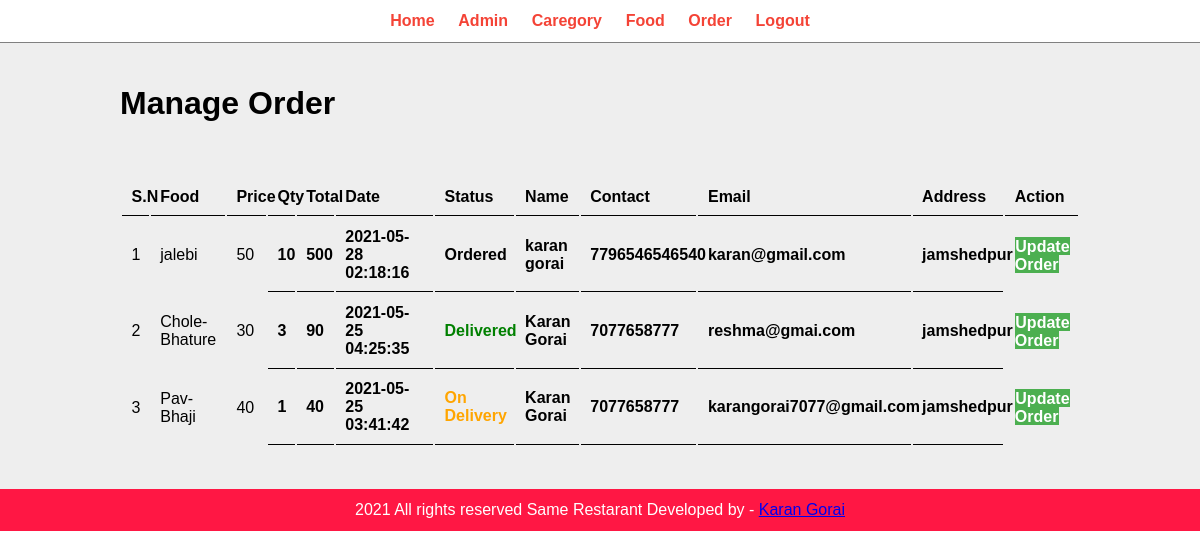
The app's page /admin/manage-order.php (signed in) with its own data.
### tables this page shows
CREATE TABLE IF NOT EXISTS `tbl_order` (
  `id` int(10) UNSIGNED NOT NULL AUTO_INCREMENT,
  `food` varchar(150) DEFAULT NULL,
  `price` decimal(10,0) DEFAULT NULL,
  `qty` int(10) DEFAULT NULL,
  `total` varchar(255) DEFAULT NULL,
  `order_date` datetime DEFAULT NULL,
  `status` varchar(50) DEFAULT NULL,
  `customer_name` varchar(150) DEFAULT NULL,
  `customer_contact` varchar(20) DEFAULT NULL,
  `customer_email` varchar(150) DEFAULT NULL,
  `customer_address` varchar(255) DEFAULT NULL,
  PRIMARY KEY (`id`)
);

### admin/manage-order.php (the view, shortened to what this page needs)
<!DOCTYPE html>
<html>
<head>
	<link rel="stylesheet" type="text/css" href="../css/admin.css">
</head>
<body>
	<?php include 'partial/menu.php'; ?>
	<div class="main-content">
		<div class="wrapper">
			<h1>Manage Order</h1><br><br><br>
				<table class="tbl-full" >
				<tr>
					<th>S.N</th>
					<th>Food</th>
					<th>Price</th>
					<th>Qty</th>
					<th>Total</th>
					<th>Date</th>
					<th>Status</th>
					<th>Name</th>
					<th>Contact</th>
					<th>Email</th>
					<th>Address</th>
					<th>Action</th>
				</tr>
				<?php
				$sql = "SELECT * FROM tbl_order ORDER BY id DESC";
				$res = mysqli_query($con,$sql);
				$count = mysqli_num_rows($res);
				$sn = 1;
				if ($count>0) {
					while ($row=mysqli_fetch_assoc($res)) {
						$id = $row['id'];
						$food = $row['food'];
						$price = $row['price'];
						$qty = $row['qty'];
						$status = $row['status'];
						$order_date = $row['order_date'];
						$total = $row['total'];
						$customer_name = $row['customer_name'];
						$customer_contact = $row['customer_contact'];
						$customer_email = $row['customer_email'];
						$customer_address = $row['customer_address'];
						?>
						<tr>
							<td><?php echo $sn++; ?></td>
							<td><?php echo $food; ?></td>
							<td><?php echo $price; ?></td>
							<th><?php echo $qty; ?></th>
							<th><?php echo $total; ?></th>
							<th><?php echo $order_date; ?></th>
							<th>
								<?php
								if ($status=="Ordered") {
									echo "<label>$status</label>";
								}elseif ($status=="On Delivery") {
									echo "<label style='color:orange '>$status</label>";
								}elseif ($status=="Delivered") {
									echo "<label style='color:green '>$status</label>";
								}elseif ($status=="Cancled") {
									echo "<label style='color:red '>$status</label>";
								}
								 ?>
							</th>
							<th><?php echo $customer_name; ?></th>
							<th><?php echo $customer_contact; ?></th>
							<th><?php echo $customer_email; ?></th>
							<th><?php echo $customer_address; ?></th>
							<td>
								<a href="<?php echo SITEURL; ?>admin/update-order.php?id=<?php echo $id; ?>" class="btn-secondry">Update Order</a>
							</td>
						</tr>
						<?php
					}
				}else{
					echo "<tr><td colspan='12'>Order is not available</td></tr>";
				}
				 ?>
			</table>
		</div>
	</div>
	<?php include 'partial/footer.php' ?>
</body>
</html>

### css/admin.css (style rules this page uses)
* { margin: 0; padding: 0; font-family: Arial, Helvetica, sans-serif; }
.wrapper { padding: 1%; width: 80%; margin: 0 auto; }
.main-content { background-color: #eeeeee; padding: 30px 0; }
.tbl-full { width: 100%; }
table tr th { border-bottom: 1px solid black; padding: 1%; text-align: left; }
table tr td { padding: 1%; }
.btn-secondry { background-color: #4caf50; padding: 1%; color: white; text-decoration: none; font-weight: bold; }

### records on screen
tbl_order: food "jalebi", price "50", qty "10", total "500", order_date "2021-05-28 02:18:16", status "Ordered", customer_name "karan gorai", customer_contact "7796546546540", customer_email "karan@gmail.com", customer_address "jamshedpur"
tbl_order: food "Chole-Bhature", price "30", qty "3", total "90", order_date "2021-05-25 04:25:35", status "Delivered", customer_name "Karan Gorai", customer_contact "7077658777", customer_email "reshma@gmai.com", customer_address "jamshedpur"
tbl_order: food "Pav-Bhaji", price "40", qty "1", total "40", order_date "2021-05-25 03:41:42", status "On Delivery", customer_name "Karan Gorai", customer_contact "7077658777", customer_email "karangorai7077@gmail.com", customer_address "jamshedpur"
